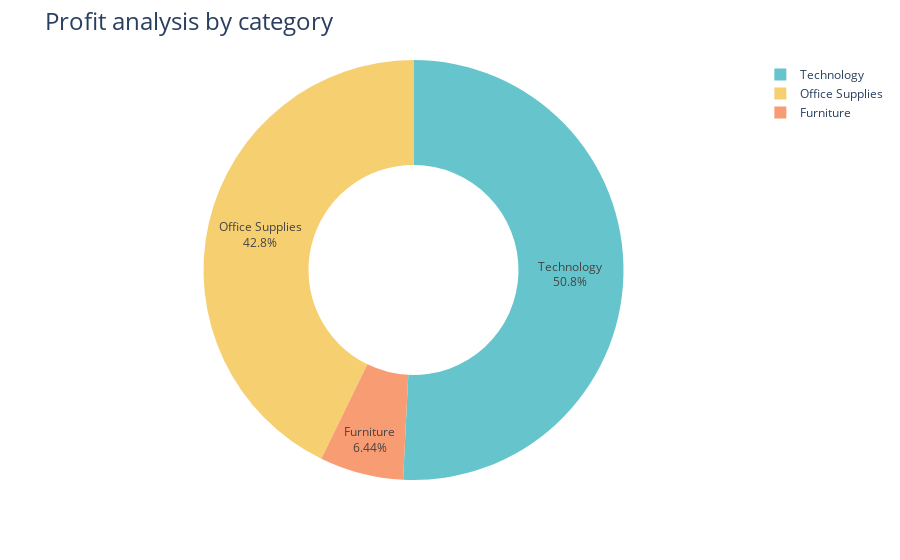

Notebook source saved alongside this figure:
### Code cell
fig=px.pie(profit_by_category,
           values='Profit',
           names='Category',
           hole=0.5,
color_discrete_sequence=px.colors.qualitative.Pastel)

fig.update_traces(textposition='inside', textinfo='percent+label')
fig.update_layout(title_text='Profit analysis by category',title_font=dict(size=24))
fig.show()

### Figure 1 — Plotly figure (JSON) as saved in the notebook; plotly's stock layout.template omitted (floating-point values rounded to 4 significant figures)
{"data": [{"domain": {"x": [0, 1], "y": [0, 1]}, "hole": 0.5, "hovertemplate": "Category=%{label}<br>Profit=%{value}<extra></extra>", "labels": ["Furniture", "Office Supplies", "Technology"], "legendgroup": "", "name": "", "showlegend": true, "textinfo": "percent+label", "textposition": "inside", "type": "pie", "values": [18450.0, 122500.0, 145500.0]}], "layout": {"autosize": true, "legend": {"tracegroupgap": 0}, "margin": {"t": 60}, "piecolorway": ["rgb(102, 197, 204)", "rgb(246, 207, 113)", "rgb(248, 156, 116)", "rgb(220, 176, 242)", "rgb(135, 197, 95)", "rgb(158, 185, 243)", "rgb(254, 136, 177)", "rgb(201, 219, 116)", "rgb(139, 224, 164)", "rgb(180, 151, 231)", "rgb(179, 179, 179)"], "title": {"font": {"size": 24}, "text": "Profit analysis by category"}}}
